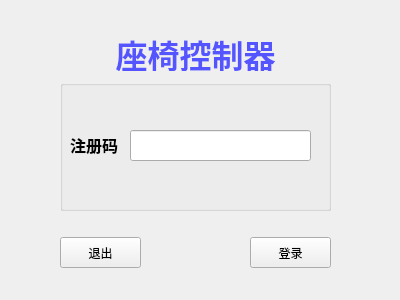
<?xml version="1.0" encoding="UTF-8"?>
<ui version="4.0">
 <class>Login</class>
 <widget class="QDialog" name="Login">
  <property name="geometry">
   <rect>
    <x>0</x>
    <y>0</y>
    <width>400</width>
    <height>300</height>
   </rect>
  </property>
  <property name="windowTitle">
   <string>座椅控制器</string>
  </property>
  <widget class="QGroupBox" name="groupBox">
   <property name="geometry">
    <rect>
     <x>60</x>
     <y>80</y>
     <width>271</width>
     <height>131</height>
    </rect>
   </property>
   <property name="title">
    <string/>
   </property>
   <widget class="QLabel" name="label">
    <property name="geometry">
     <rect>
      <x>10</x>
      <y>50</y>
      <width>51</width>
      <height>31</height>
     </rect>
    </property>
    <property name="text">
     <string>&lt;html&gt;&lt;head/&gt;&lt;body&gt;&lt;p&gt;&lt;span style=&quot; font-size:12pt; font-weight:600;&quot;&gt;注册码：&lt;/span&gt;&lt;/p&gt;&lt;/body&gt;&lt;/html&gt;</string>
    </property>
   </widget>
   <widget class="QLineEdit" name="lineEditRegistrationCode">
    <property name="geometry">
     <rect>
      <x>70</x>
      <y>50</y>
      <width>181</width>
      <height>31</height>
     </rect>
    </property>
   </widget>
  </widget>
  <widget class="QToolButton" name="tbnOk">
   <property name="geometry">
    <rect>
     <x>250</x>
     <y>237</y>
     <width>81</width>
     <height>31</height>
    </rect>
   </property>
   <property name="text">
    <string>登录</string>
   </property>
  </widget>
  <widget class="QToolButton" name="tbnCancel">
   <property name="geometry">
    <rect>
     <x>60</x>
     <y>237</y>
     <width>81</width>
     <height>31</height>
    </rect>
   </property>
   <property name="text">
    <string>退出</string>
   </property>
  </widget>
  <widget class="QLabel" name="label_2">
   <property name="geometry">
    <rect>
     <x>60</x>
     <y>30</y>
     <width>271</width>
     <height>41</height>
    </rect>
   </property>
   <property name="text">
    <string>&lt;html&gt;&lt;head/&gt;&lt;body&gt;&lt;p align=&quot;center&quot;&gt;&lt;span style=&quot; font-size:24pt; font-weight:600; color:#5555ff;&quot;&gt;座椅控制器&lt;/span&gt;&lt;/p&gt;&lt;/body&gt;&lt;/html&gt;</string>
   </property>
  </widget>
 </widget>
 <resources/>
 <connections/>
</ui>
